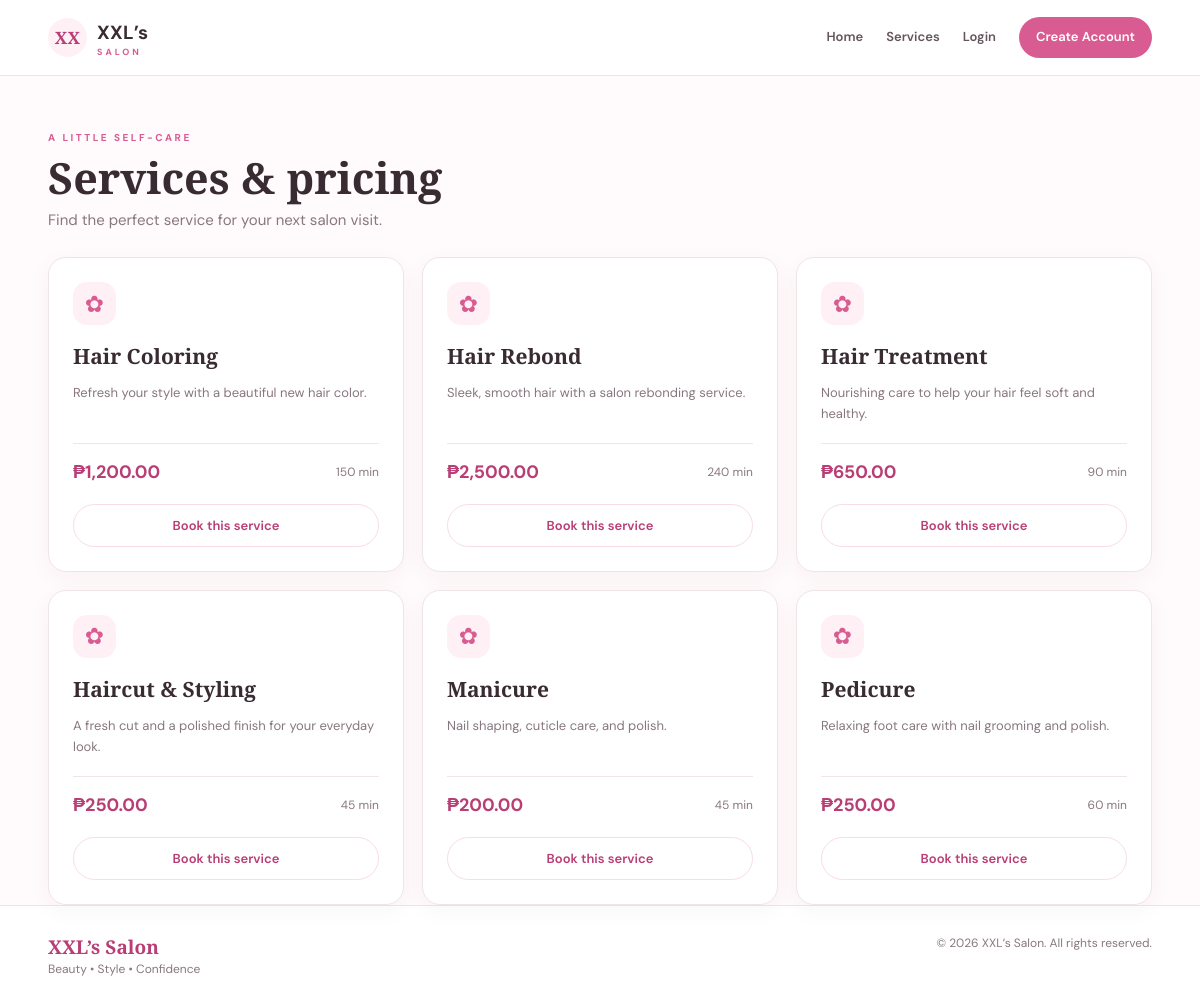
/services.php, run on the app's committed database.
### tables this page shows
CREATE TABLE IF NOT EXISTS services (
  id INT UNSIGNED AUTO_INCREMENT PRIMARY KEY,
  name VARCHAR(120) NOT NULL,
  description TEXT,
  price DECIMAL(10,2) NOT NULL DEFAULT 0,
  duration_minutes SMALLINT UNSIGNED NOT NULL DEFAULT 60,
  is_active TINYINT(1) NOT NULL DEFAULT 1,
  created_at TIMESTAMP DEFAULT CURRENT_TIMESTAMP
);

### includes/functions.php (called while the page is built, shortened)
<?php
require_once __DIR__ . '/../config.php';
function e(?string $value): string { return htmlspecialchars((string)$value, ENT_QUOTES, 'UTF-8'); }
function current_user(): ?array { return $_SESSION['user'] ?? null; }
function money($amount): string { return '₱' . number_format((float)$amount, 2); }

### includes/database.php (called while the page is built, shortened)
<?php
function db_seed_data(PDO $pdo): void {
    $count = (int)$pdo->query('SELECT COUNT(*) FROM services')->fetchColumn();
    if ($count > 0) return;
}
function db_bootstrap_admin(PDO $pdo): void {
    $email = strtolower(trim((string)(getenv('ADMIN_EMAIL') ?: '')));
    $password = (string)(getenv('ADMIN_PASSWORD') ?: '');
    if ($email === '' || $password === '') return;
}
function db_bootstrap(PDO $pdo, string $driver): void {
    try {
        $pdo->query('SELECT 1 FROM users LIMIT 1');
    } catch (PDOException $ex) {
        try {
            db_run_schema($pdo, $driver);
        } catch (PDOException $schemaError) {
            try {
                $pdo->query('SELECT 1 FROM users LIMIT 1');
            } catch (PDOException $stillMissing) {
                throw $schemaError;
            }
        }
    }
    db_seed_data($pdo);
}

### config.php (called while the page is built, shortened)
<?php
require_once __DIR__ . '/includes/database.php';
function db(): PDO {
    static $pdo = null;
    $options = [
        PDO::ATTR_ERRMODE => PDO::ERRMODE_EXCEPTION,
        PDO::ATTR_DEFAULT_FETCH_MODE => PDO::FETCH_ASSOC,
    ];
    if (DB_DRIVER === 'mysql') {
        $dsn = 'mysql:host=' . DB_HOST . ';port=' . DB_PORT . ';dbname=' . DB_NAME . ';charset=utf8mb4';
        $options[PDO::ATTR_EMULATE_PREPARES] = false;
    } else {
        $dsn = 'pgsql:host=' . DB_HOST . ';port=' . DB_PORT . ';dbname=' . DB_NAME;
        if (DB_SSLMODE !== '') $dsn .= ';sslmode=' . DB_SSLMODE;
    }
    try {
        $pdo = new PDO($dsn, DB_USER, DB_PASS, $options);
        db_bootstrap($pdo, DB_DRIVER);
    } catch (PDOException $ex) {
        error_log('Database error: ' . $ex->getMessage());
        http_response_code(500);
        exit('We could not connect to the database right now. Please try again later.');
    }
    return $pdo;
}

### services.php (the view)
<?php
require_once __DIR__.'/includes/functions.php';
$pageTitle='Our Services'; $services=db()->query("SELECT * FROM services WHERE is_active=1 ORDER BY name")->fetchAll();
require __DIR__.'/includes/header.php';
?>
<div class="page-intro"><span class="eyebrow">A LITTLE SELF-CARE</span><h1>Services & pricing</h1><p>Find the perfect service for your next salon visit.</p></div>
<div class="service-grid">
<?php foreach($services as $s):?><article class="service-card"><div class="service-icon">✿</div><h3><?=e($s['name'])?></h3><p><?=e($s['description'])?></p><div class="service-bottom"><strong><?=money($s['price'])?></strong><span><?= (int)$s['duration_minutes']?> min</span></div><a class="btn btn-outline full" href="book.php?service=<?=(int)$s['id']?>">Book this service</a></article><?php endforeach;?>
<?php if(!$services):?><div class="empty-state">No services are currently listed.</div><?php endif;?></div>
<?php require __DIR__.'/includes/footer.php';?>

### includes/header.php (shortened to what this page needs)
<?php
require_once __DIR__ . '/functions.php';
$user = current_user();
?>
<!doctype html>
<html lang="en">
<head>
<link rel="stylesheet" href="<?= e(BASE_URL) ?>/assets/style.css">
</head>
<body>
<header class="topbar">
  <a class="brand" href="<?= e(BASE_URL) ?>/index.php"><span class="brand-mark">XX</span><span>XXL’s <small>SALON</small></span></a>
  <nav class="nav-links">
    <a href="<?= e(BASE_URL) ?>/index.php">Home</a>
    <a href="<?= e(BASE_URL) ?>/services.php">Services</a>
    <?php if ($user): ?>
      <?php if ($user['role'] === 'admin'): ?>
        <a href="<?= e(BASE_URL) ?>/dashboard.php">Dashboard</a>
        <a href="<?= e(BASE_URL) ?>/admin_appointments.php">Appointments</a>
        <a href="<?= e(BASE_URL) ?>/admin_staff.php">Staff</a>
        <a href="<?= e(BASE_URL) ?>/admin_services.php">Manage Services</a>
      <?php elseif ($user['role'] === 'staff'): ?>
        <a href="<?= e(BASE_URL) ?>/staff_dashboard.php">My Schedule</a>
      <?php else: ?>
        <a href="<?= e(BASE_URL) ?>/book.php">Book Now</a>
        <a href="<?= e(BASE_URL) ?>/my_appointments.php">My Bookings</a>
      <?php endif; ?>
      <span class="nav-user">Hi, <?= e($user['name']) ?></span>
      <a class="nav-cta" href="<?= e(BASE_URL) ?>/logout.php">Logout</a>
    <?php else: ?>
      <a href="<?= e(BASE_URL) ?>/login.php">Login</a>
      <a class="nav-cta" href="<?= e(BASE_URL) ?>/register.php">Create Account</a>
    <?php endif; ?>
  </nav>
</header>
<main class="container">

### includes/footer.php
</main>
<footer class="footer">
  <div><strong>XXL’s Salon</strong><br><span>Beauty • Style • Confidence</span></div>
  <div>© <?= date('Y') ?> XXL’s Salon. All rights reserved.</div>
</footer>
</body>
</html>

### assets/style.css (style rules this page uses)
:root { --pink:#d85c91;--pink-dark:#b83e75;--pink-soft:#fff0f6;--rose:#f8dce8;--ink:#392b32;--muted:#887780;--line:#f0e4e9;--white:#fff;--shadow:0 14px 40px rgba(115,55,80,.08) }
* { box-sizing:border-box }
body { margin:0;background:#fffafb;color:var(--ink);font-family:'DM Sans',sans-serif;font-size:15px;line-height:1.6 }
a { color:var(--pink-dark);text-decoration:none }
.container { width:min(1160px,92%);margin:0 auto;min-height:65vh }
.topbar { height:76px;padding:0 max(4%,calc((100% - 1160px)/2));display:flex;align-items:center;justify-content:space-between;background:#fff;border-bottom:1px solid var(--line);position:sticky;top:0;z-index:10 }
.brand { display:flex;align-items:center;gap:10px;color:var(--ink);font-weight:700;font-size:19px;letter-spacing:.3px }
.brand small { display:block;font-size:9px;letter-spacing:3px;color:var(--pink);line-height:1 }
.brand-mark { display:grid;place-items:center;width:39px;height:39px;border-radius:50%;background:var(--pink-soft);color:var(--pink-dark);font-family:'Playfair Display';font-size:17px }
.nav-links { display:flex;align-items:center;gap:23px }
.nav-links>a { font-size:13px;color:#65545d;font-weight:600 }
.nav-links .nav-cta { background:var(--pink);color:white;padding:10px 17px;border-radius:30px }
.eyebrow { color:var(--pink);font-size:10px;font-weight:700;letter-spacing:2.5px }
.hero h1,.page-intro h1,.form-shell h1 { font-family:'Playfair Display',serif;font-size:clamp(40px,5vw,65px);line-height:1.08;margin:14px 0 20px;font-weight:600 }
.hero-copy>p,.page-intro p,.muted { color:var(--muted);max-width:510px }
.btn { display:inline-flex;align-items:center;justify-content:center;border:0;border-radius:30px;padding:12px 21px;font:600 13px 'DM Sans';cursor:pointer;transition:.2s }
.btn-outline { border:1px solid var(--rose);color:var(--pink-dark);background:white }
.full { width:100% }
.service-grid { display:grid;grid-template-columns:repeat(3,1fr);gap:18px }
.service-card { background:#fff;border:1px solid var(--line);border-radius:18px;padding:24px;box-shadow:0 6px 24px #6e38500a }
.service-icon { width:43px;height:43px;border-radius:14px;background:var(--pink-soft);color:var(--pink);display:grid;place-items:center;font-size:23px }
.service-card h3 { font:600 21px 'Playfair Display';margin:17px 0 5px }
.service-card p { font-size:13px;color:var(--muted);min-height:43px }
.service-bottom { display:flex;justify-content:space-between;align-items:center;border-top:1px solid var(--line);padding-top:14px;margin:17px 0;color:var(--muted);font-size:12px }
.service-bottom strong { font-size:18px;color:var(--pink-dark) }
.footer { border-top:1px solid var(--line);padding:28px 4%;display:flex;justify-content:space-between;gap:15px;color:var(--muted);font-size:12px;background:#fff }
.footer strong { color:var(--pink-dark);font:600 19px 'Playfair Display' }
.page-intro { padding:48px 0 25px }
.page-intro h1,.form-shell h1 { font-size:43px;margin:7px 0 }
.page-intro p { margin:0 }
html { -webkit-text-size-adjust:100%;text-size-adjust:100% }
body { -webkit-tap-highlight-color:transparent }

### data on the page
services: name "Hair Coloring", description "Refresh your style with a beautiful new hair color.", price "₱1,200.00", duration_minutes "150"
services: name "Hair Rebond", description "Sleek, smooth hair with a salon rebonding service.", price "₱2,500.00", duration_minutes "240"
services: name "Hair Treatment", description "Nourishing care to help your hair feel soft and healthy.", price "₱650.00", duration_minutes "90"
services: name "Haircut & Styling", description "A fresh cut and a polished finish for your everyday look.", price "₱250.00", duration_minutes "45"
services: name "Manicure", description "Nail shaping, cuticle care, and polish.", price "₱200.00", duration_minutes "45"
services: name "Pedicure", description "Relaxing foot care with nail grooming and polish.", price "₱250.00", duration_minutes "60"
